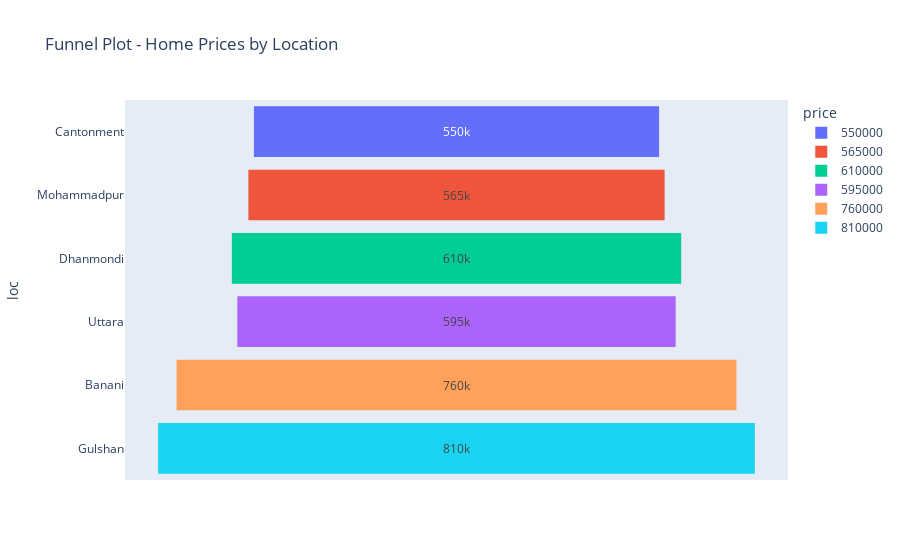

The code cell stored with this chart in its notebook:
### Markdown cell above
FUNNEL

### Code cell
px.funnel(df, x='price', y='loc',title="Funnel Plot - Home Prices by Location", color='price')

### Figure 1 — Plotly figure (JSON) as saved in the notebook; plotly's stock layout.template omitted (floating-point values rounded to 4 significant figures)
{"data": [{"hovertemplate": "price=%{x}<br>loc=%{y}<extra></extra>", "legendgroup": "550000", "marker": {"color": "#636efa"}, "name": "550000", "orientation": "h", "showlegend": true, "type": "funnel", "x": [550000], "xaxis": "x", "y": ["Cantonment"], "yaxis": "y"}, {"hovertemplate": "price=%{x}<br>loc=%{y}<extra></extra>", "legendgroup": "565000", "marker": {"color": "#EF553B"}, "name": "565000", "orientation": "h", "showlegend": true, "type": "funnel", "x": [565000], "xaxis": "x", "y": ["Mohammadpur"], "yaxis": "y"}, {"hovertemplate": "price=%{x}<br>loc=%{y}<extra></extra>", "legendgroup": "610000", "marker": {"color": "#00cc96"}, "name": "610000", "orientation": "h", "showlegend": true, "type": "funnel", "x": [610000], "xaxis": "x", "y": ["Dhanmondi"], "yaxis": "y"}, {"hovertemplate": "price=%{x}<br>loc=%{y}<extra></extra>", "legendgroup": "595000", "marker": {"color": "#ab63fa"}, "name": "595000", "orientation": "h", "showlegend": true, "type": "funnel", "x": [595000], "xaxis": "x", "y": ["Uttara"], "yaxis": "y"}, {"hovertemplate": "price=%{x}<br>loc=%{y}<extra></extra>", "legendgroup": "760000", "marker": {"color": "#FFA15A"}, "name": "760000", "orientation": "h", "showlegend": true, "type": "funnel", "x": [760000], "xaxis": "x", "y": ["Banani"], "yaxis": "y"}, {"hovertemplate": "price=%{x}<br>loc=%{y}<extra></extra>", "legendgroup": "810000", "marker": {"color": "#19d3f3"}, "name": "810000", "orientation": "h", "showlegend": true, "type": "funnel", "x": [810000], "xaxis": "x", "y": ["Gulshan"], "yaxis": "y"}], "layout": {"legend": {"title": {"text": "price"}, "tracegroupgap": 0}, "title": {"text": "Funnel Plot - Home Prices by Location"}, "xaxis": {"anchor": "y", "categoryarray": [550000, 565000, 610000, 595000, 760000, 810000], "categoryorder": "array", "domain": [0, 1], "title": {"text": "price"}}, "yaxis": {"anchor": "x", "domain": [0, 1], "title": {"text": "loc"}}}}
